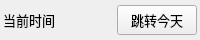
                <widget class="QWidget" name="widget_2" native="true">
                    <property name="minimumSize">
                        <size>
                            <width>0</width>
                            <height>40</height>
                        </size>
                    </property>
                    <property name="maximumSize">
                        <size>
                            <width>16777215</width>
                            <height>40</height>
                        </size>
                    </property>
                    <property name="font">
                        <font>
                            <family>微软雅黑</family>
                            <pointsize>10</pointsize>
                        </font>
                    </property>
                    <layout class="QHBoxLayout" name="horizontalLayout_6">
                        <property name="spacing">
                            <number>3</number>
                        </property>
                        <property name="leftMargin">
                            <number>3</number>
                        </property>
                        <property name="topMargin">
                            <number>3</number>
                        </property>
                        <property name="rightMargin">
                            <number>3</number>
                        </property>
                        <property name="bottomMargin">
                            <number>3</number>
                        </property>
                        <item>
                            <layout class="QHBoxLayout" name="horizontalLayout_2" stretch="1,3,0">
                                <item>
                                    <widget class="QLabel" name="label">
                                        <property name="minimumSize">
                                            <size>
                                                <width>0</width>
                                                <height>30</height>
                                            </size>
                                        </property>
                                        <property name="maximumSize">
                                            <size>
                                                <width>16777215</width>
                                                <height>30</height>
                                            </size>
                                        </property>
                                        <property name="font">
                                            <font>
                                                <family>微软雅黑</family>
                                                <pointsize>10</pointsize>
                                            </font>
                                        </property>
                                        <property name="text">
                                            <string>当前时间</string>
                                        </property>
                                    </widget>
                                </item>
                                <item>
                                    <widget class="QLabel" name="label_nowtime">
                                        <property name="minimumSize">
                                            <size>
                                                <width>0</width>
                                                <height>30</height>
                                            </size>
                                        </property>
                                        <property name="maximumSize">
                                            <size>
                                                <width>16777215</width>
                                                <height>30</height>
                                            </size>
                                        </property>
                                        <property name="font">
                                            <font>
                                                <family>微软雅黑</family>
                                                <pointsize>10</pointsize>
                                            </font>
                                        </property>
                                        <property name="text">
                                            <string/>
                                        </property>
                                    </widget>
                                </item>
                                <item>
                                    <widget class="QPushButton" name="pushButton_jumptoday">
                                        <property name="minimumSize">
                                            <size>
                                                <width>0</width>
                                                <height>30</height>
                                            </size>
                                        </property>
                                        <property name="maximumSize">
                                            <size>
                                                <width>100</width>
                                                <height>30</height>
                                            </size>
                                        </property>
                                        <property name="font">
                                            <font>
                                                <family>微软雅黑</family>
                                                <pointsize>10</pointsize>
                                            </font>
                                        </property>
                                        <property name="text">
                                            <string>跳转今天</string>
                                        </property>
                                    </widget>
                                </item>
                            </layout>
                        </item>
                    </layout>
                </widget>
